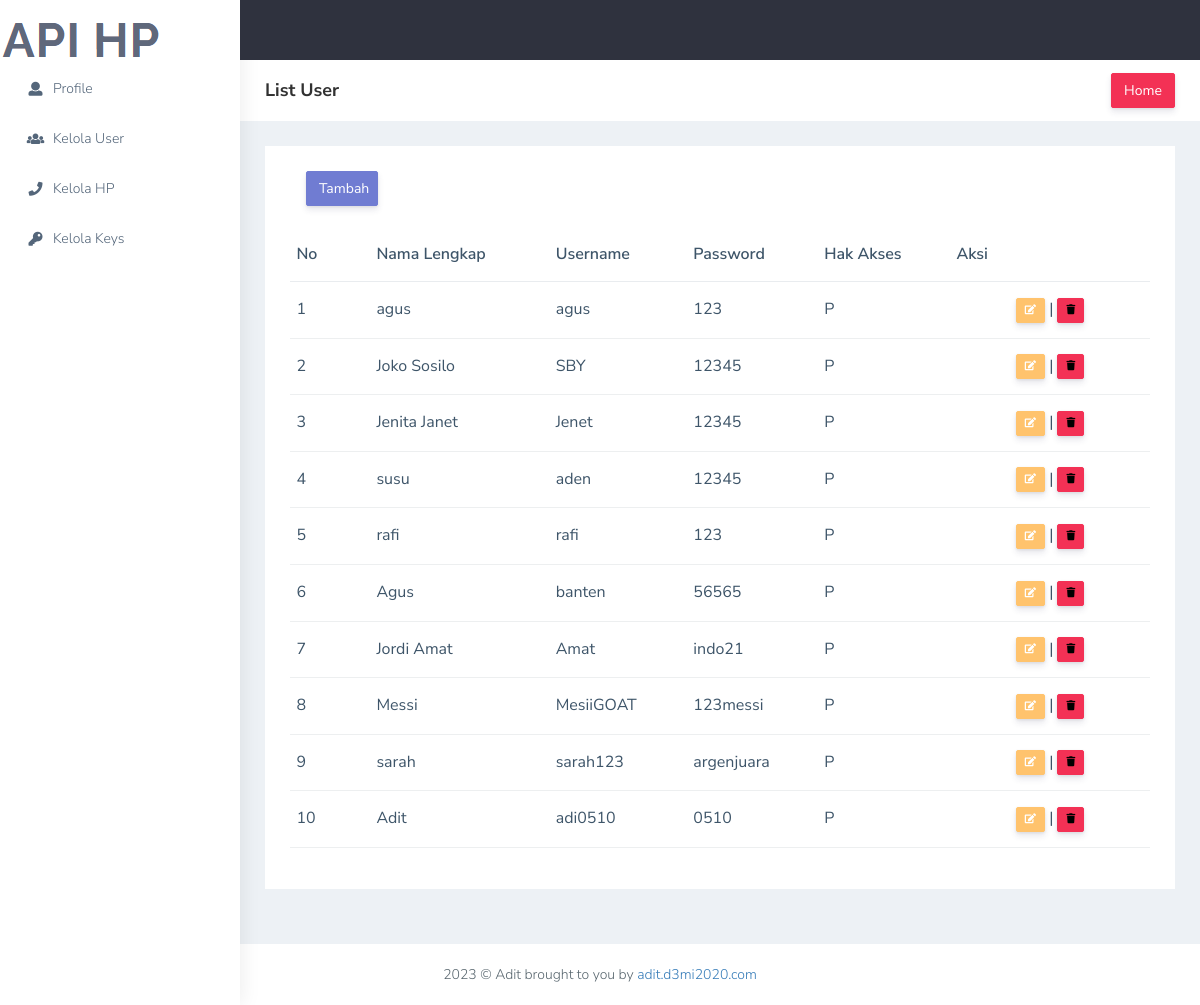
The app's page /index.php/user with its own data.
### tables this page shows
CREATE TABLE `user` (
  `id` int(11) NOT NULL,
  `nama_lengkap` varchar(150) NOT NULL,
  `username` varchar(50) NOT NULL,
  `password` varchar(50) NOT NULL,
  `hak_akses` enum('A','P') NOT NULL
);

### application/controllers/User.php (called while the page is built, shortened)
<?php
class User extends CI_Controller
{
    function __construct()
    {
        $this->load->model('MUser');
        $this->load->library('form_validation');
    }
    public function index()
    {
        $q = urldecode($this->input->get('q', TRUE));
        $start = intval($this->input->get('start'));
        if ($q <> '') {
            $config['base_url'] = base_url() . 'index.php/user/?q=' . urlencode($q);
            $config['first_url'] = base_url() . 'index.php/user/?q=' . urlencode($q);
        } else {
            $config['base_url'] = base_url() . 'index.php/user/';
            $config['first_url'] = base_url() . 'index.php/user/';
        }
        $config['per_page'] = 10;
        $config['page_query_string'] = TRUE;
        $config['total_rows'] = $this->MUser->total_rows($q);
        $user = $this->MUser->get_limit_data($config['per_page'], $start, $q);
        $this->load->library('pagination');
        $this->pagination->initialize($config);
        $data = array(
            'user_data' => $user,
            'q' => $q,
            'pagination' => $this->pagination->create_links(),
            'total_rows' => $config['total_rows'],
            'start' => $start,
        );
        $data['page'] = 'user/user1_list';
        $this->load->view('admin', $data);
    }
}

### index.php (called while the page is built, shortened)
<?php
require_once BASEPATH.'core/CodeIgniter.php';

### application/config/config.php (called while the page is built, shortened)
<?php
$config['base_url'] = '';
$config['index_page'] = 'index.php';
$config['uri_protocol']    = 'REQUEST_URI';
$config['url_suffix'] = '';
$config['language']    = 'english';
$config['charset'] = 'UTF-8';
$config['enable_hooks'] = FALSE;
$config['subclass_prefix'] = 'MY_';
$config['composer_autoload'] = 'vendor/autoload.php';
$config['permitted_uri_chars'] = 'a-z 0-9~%.:_\-';
$config['enable_query_strings'] = FALSE;
$config['controller_trigger'] = 'c';
$config['function_trigger'] = 'm';
$config['directory_trigger'] = 'd';
$config['allow_get_array'] = TRUE;
$config['log_threshold'] = 0;
$config['log_path'] = '';
$config['log_file_extension'] = '';
$config['log_file_permissions'] = 0644;
$config['log_date_format'] = 'Y-m-d H:i:s';
$config['error_views_path'] = '';
$config['cache_path'] = '';
$config['cache_query_string'] = FALSE;
$config['encryption_key'] = '';
$config['sess_driver'] = 'files';
$config['sess_cookie_name'] = 'ci_session';
$config['sess_samesite'] = 'Lax';
$config['sess_expiration'] = 7200;
$config['sess_save_path'] = NULL;
$config['sess_match_ip'] = FALSE;
$config['sess_time_to_update'] = 300;
$config['sess_regenerate_destroy'] = FALSE;
$config['cookie_prefix']    = '';
$config['cookie_domain']    = '';
$config['cookie_path']        = '/';
$config['cookie_secure']    = FALSE;
$config['cookie_httponly']     = FALSE;
$config['cookie_samesite']     = 'Lax';
$config['standardize_newlines'] = FALSE;
$config['global_xss_filtering'] = FALSE;
$config['csrf_protection'] = FALSE;
$config['csrf_token_name'] = 'csrf_test_name';
$config['csrf_cookie_name'] = 'csrf_cookie_name';
$config['csrf_expire'] = 7200;
$config['csrf_regenerate'] = TRUE;
$config['csrf_exclude_uris'] = array();
$config['compress_output'] = FALSE;
$config['time_reference'] = 'local';
$config['rewrite_short_tags'] = FALSE;
$config['proxy_ips'] = '';

### application/models/MUser.php (called while the page is built, shortened)
<?php
class MUser extends CI_Model
{
    public $table = 'user';
    public $id ='id';
    public $order = 'DESC';
    function total_rows()
    {
        $this->db->from($this->table);
        return $this->db->count_all_results();
    }
    function get_limit_data($limit, $start = 0, $q = NULL) {
        $this->db->order_by($this->id, $this->order);
        $this->db->like('id', $q);
    $this->db->or_like('nama_lengkap', $q);
	$this->db->or_like('username', $q);
	$this->db->or_like('password', $q);
	$this->db->or_like('hak_akses', $q);
	$this->db->limit($limit, $start);
        return $this->db->get($this->table)->result();
    }
}

### application/views/user/user1_list.php (the view, shortened to what this page needs)
<!DOCTYPE html>
<html dir="ltr" lang="en">
<head>
   <link href="css/style.min.css" rel="stylesheet">
</head>
<body>
        <div class="page-wrapper">
            <div class="page-breadcrumb bg-white">
                <div class="row align-items-center">
                    <div class="col-lg-3 col-md-4 col-sm-4 col-xs-12">
                        <h4 class="page-title">List User</h4>
                    </div>
                    <div class="col-lg-9 col-sm-8 col-md-8 col-xs-12">
                        <div class="d-md-flex">
                            <a href="<?php echo site_url()?>/Dashboard"
                                class="btn btn-danger  d-none d-md-block pull-right ms-3 hidden-xs hidden-sm waves-effect waves-light text-white">Home</a>
                        </div>
                    </div>
                </div>
            </div>
            <div class="container-fluid">
                <div class="row">
                    <div class="col-sm-12">
                        <div class="white-box">
                            <div class="table-responsive">
                            <a href="<?php echo site_url()?>/User/create"
                                class=" col-sm-1 btn btn-primary  d-none d-md-block pull-right ms-3 hidden-xs hidden-sm waves-effect waves-light text-white">Tambah</a><br>
                                <table class="table text-nowrap">
                                    <thead>
                                        <tr>
                                            <th class="border-top-0">No</th>
                                            <th class="border-top-0">Nama Lengkap</th>
                                            <th class="border-top-0">Username</th>
                                            <th class="border-top-0">Password</th>
                                            <th class="border-top-0">Hak Akses</th>
                                            <th class="border-top-0">Aksi
                                            </th>
                                        </tr>
                                    </thead>
                                    <tbody>
                                        <tr>
                                            <?php
            foreach ($user_data as $user)
            {
                ?>
                <td width="80px"><?php echo ++$start ?></td>
                <td><?php echo $user->nama_lengkap ?></td>
                <td><?php echo $user->username ?></td>
                <td><?php echo $user->password ?></td>
                <td><?php echo $user->hak_akses ?></td>
                <td style="text-align:center" width="200px">
                    <?php
                    echo anchor(site_url('User/update/'.$user->id),'<i class="fa fa-edit"></i>', 'class="btn btn-xs btn-warning"  data-toggle="tooltip" title="Edit"');
                    echo ' | ';
                    echo anchor(site_url('User/delete/'.$user->id),'<i class="fa fa-trash"></i>', 'class="btn btn-xs btn-danger"  data-toggle="tooltip" title="Delete"','onclick="javasciprt: return confirm(\'Apakah Anda Yakin ?\')"');
                    ?>
                </td>
                                        </tr>
                                        <?php
            }
            ?>
                                    </tbody>
                                </table>
                            </div>
                        </div>
                    </div>
                </div>
            </div>
        </div>
    </div>
</body>
</html>

### records on screen
user: nama_lengkap "agus", username "agus", password "123", hak_akses "P"
user: nama_lengkap "Joko Sosilo", username "SBY", password "12345", hak_akses "P"
user: nama_lengkap "Jenita Janet", username "Jenet", password "12345", hak_akses "P"
user: nama_lengkap "susu", username "aden", password "12345", hak_akses "P"
user: nama_lengkap "rafi", username "rafi", password "123", hak_akses "P"
user: nama_lengkap "Agus", username "banten", password "56565", hak_akses "P"
user: nama_lengkap "Jordi Amat", username "Amat", password "indo21", hak_akses "P"
user: nama_lengkap "Messi", username "MesiiGOAT", password "123messi", hak_akses "P"
user: nama_lengkap "sarah", username "sarah123", password "argenjuara", hak_akses "P"
user: nama_lengkap "Adit", username "adi0510", password "0510", hak_akses "P"
